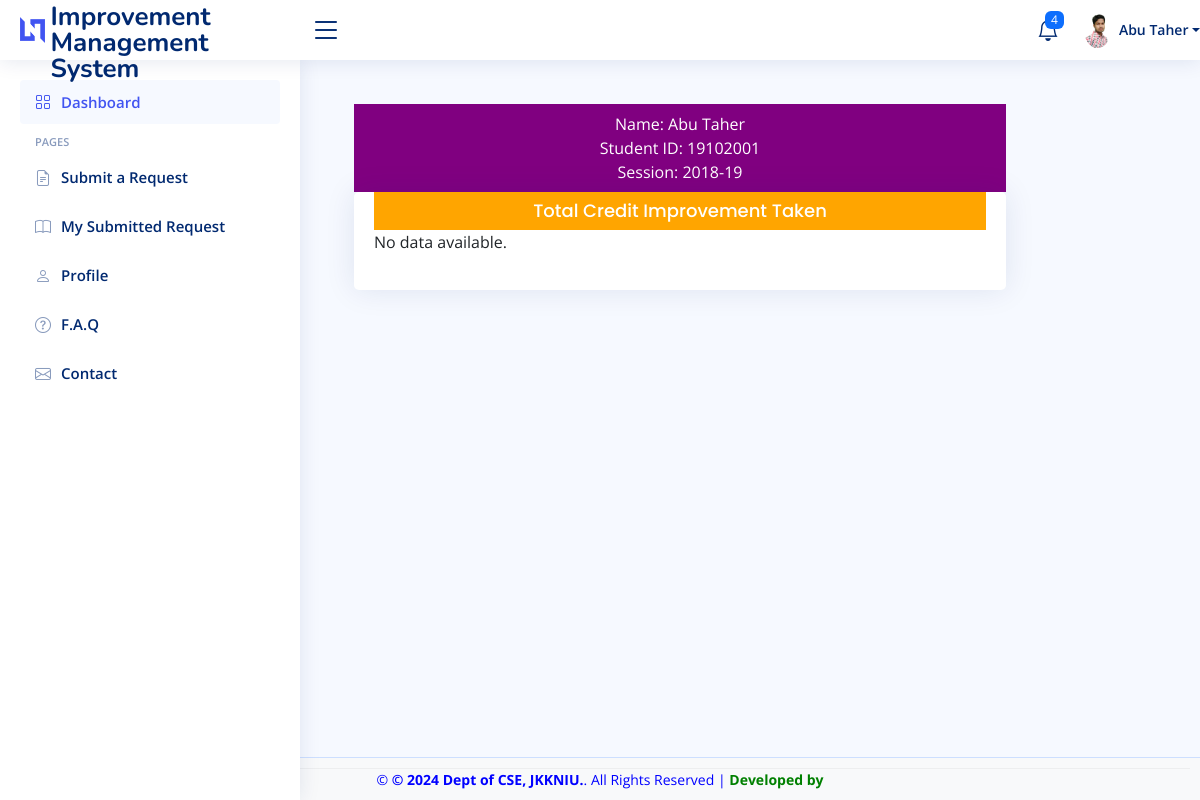
Screenshot of /student/improvement.php (signed in) with the database file from the repository.
### tables this page shows
CREATE TABLE `students` (
  `id` int(11) NOT NULL,
  `name` varchar(200) NOT NULL,
  `username` varchar(200) NOT NULL,
  `department` varchar(40) NOT NULL,
  `stud_id` varchar(100) NOT NULL,
  `reg_no` varchar(100) NOT NULL,
  `email` varchar(200) NOT NULL,
  `gender` varchar(200) NOT NULL,
  `phone` varchar(200) NOT NULL,
  `password` varchar(200) NOT NULL,
  `data_reg` varchar(200) NOT NULL,
  `status` varchar(200) NOT NULL,
  `session` varchar(200) NOT NULL,
  `otp` varchar(100) NOT NULL,
  `profile` varchar(200) NOT NULL DEFAULT 'default.jpeg'
);

### student/improvement.php (the view, shortened to what this page needs)
<?php
include("header.php");
include("sidebar.php");
include("../include/connect.php");
?>
<main id="main" class="main">
    <div class="container-fluid">
        <div class="row">
            <div class="col-md-10">
                <div class="container">
                    <?php
                    $email = $_SESSION['student'];
                    $q = "SELECT * FROM students WHERE email=?";
                    $stmt = mysqli_prepare($conn, $q);
                    mysqli_stmt_bind_param($stmt, 's', $email);
                    mysqli_stmt_execute($stmt);
                    $res = mysqli_stmt_get_result($stmt);
                    $r = mysqli_fetch_array($res);
                    ?>
                    <div>
                        <p style="text-align:center;color:#fff;background:purple;margin:0;padding:8px;width:100%">
                            <?php echo "Name: " . htmlspecialchars($r['name']) . "<br>Student ID: " . htmlspecialchars($r['stud_id']) . "<br>Session: " . htmlspecialchars($r['session']); ?>
                        </p>
                    </div>
                    <div class="card">
                        <div class="card-body">
                            <h5 class="card-title text-center" style="color:#fff;background:orange;margin:0;padding:8px;">Total Credit Improvement Taken</h5>
                            <?php
                            $query = "SELECT * FROM imp_form WHERE email=? and status='Approved'";
                            $stmt = mysqli_prepare($conn, $query);
                            mysqli_stmt_bind_param($stmt, 's', $email);
                            mysqli_stmt_execute($stmt);
                            $result = mysqli_stmt_get_result($stmt);
                            $courses_by_year = [];
                            if ($result && mysqli_num_rows($result) > 0) {
                                while ($row = mysqli_fetch_assoc($result)) {
                                    $course_details = json_decode($row['course_details'], true);
                                    if ($course_details && count($course_details) > 0) {
                                        foreach ($course_details as $course) {
                                            if (!empty($course['year'])) {
                                                $academic_year = htmlspecialchars($course['year']);
                                                $courses_by_year[$academic_year][] = [
                                                    'semester' => htmlspecialchars($course['semester']),
                                                    'courseCode' => htmlspecialchars($course['courseCode']),
                                                    'courseTitle' => htmlspecialchars($course['courseTitle']),
                                                    'courseCredit' => htmlspecialchars($course['courseCredit']),
                                                    'gpaObtained' => htmlspecialchars($course['gpaObtained'])
                                                ];
                                            }
                                        }
                                    }
                                }
                                foreach ($courses_by_year as $academic_year => $courses) {
                                    echo "<h6><strong>Academic Year:</strong> " . $academic_year . "</h6>";
                                    echo "<table>";
                                    echo "<thead><tr>
                                            <th>Semester</th>
                                            <th>Course Code</th>
                                            <th>Course Name</th>
                                            <th>Credit Hour</th>
                                            <th>GPA Obtained</th>
                                        </tr></thead>";
                                    echo "<tbody>";
                                    foreach ($courses as $course) {
                                        echo "<tr>
                                                <td>" . $course['semester'] . "</td>
                                                <td>" . $course['courseCode'] . "</td>
                                                <td>" . $course['courseTitle'] . "</td>
                                                <td>" . $course['courseCredit'] . "</td>
                                                <td>" . $course['gpaObtained'] . "</td>
                                              </tr>";
                                    }
                                    echo "</tbody></table>";
                                }
                            } else {
                                echo "<p>No data available.</p>";
                            }
                            ?>
                        </div>
                    </div>
                </div>
            </div>
        </div>
    </div>
</main>
<?php include("footer.php"); ?>

### student/header.php (shortened to what this page needs)
<?php
include("../include/connect.php");
?>
<!DOCTYPE html>
<html lang="en">
<head>
  <link href="../admin/assets/vendor/bootstrap/css/bootstrap.min.css" rel="stylesheet">
  <link href="../admin/assets/vendor/bootstrap-icons/bootstrap-icons.css" rel="stylesheet">
  <link href="../admin/assets/vendor/boxicons/css/boxicons.min.css" rel="stylesheet">
  <link href="../admin/assets/vendor/quill/quill.snow.css" rel="stylesheet">
  <link href="../admin/assets/vendor/quill/quill.bubble.css" rel="stylesheet">
  <link href="../admin/assets/vendor/remixicon/remixicon.css" rel="stylesheet">
  <link href="../admin/assets/vendor/simple-datatables/style.css" rel="stylesheet">
  <link href="../admin/assets/css/style.css" rel="stylesheet">
</head>
<body>
  <header id="header" class="header fixed-top d-flex align-items-center">
    <div class="d-flex align-items-center justify-content-between">
      <a href="index.php" class="logo d-flex align-items-center">
        <img src="assets/img/logo.png" alt="">
        <span class="d-none d-lg-block">Course Improvement Management System
        </span>
      </a>
      <i class="bi bi-list toggle-sidebar-btn"></i>
    </div>
    <nav class="header-nav ms-auto">
      <ul class="d-flex align-items-center">
        <li class="nav-item dropdown">
          <?php
          $query = "SELECT * FROM students WHERE status = 'Pending'";
          $result = mysqli_query($conn, $query);
          $num = mysqli_num_rows($result);
          ?>
          <a class="nav-link nav-icon" href="" data-bs-toggle="dropdown">
            <i class="bi bi-bell"></i>
            <span class="badge bg-primary badge-number"><?php echo $num; ?></span>
          </a>
        </li>
        <?php
        $email=$_SESSION['student'];
        $sql="select * from students where email='$email'";
        $result=mysqli_query($conn,$sql);
        $row=mysqli_fetch_assoc($result);
        ?>
        <a class="nav-link nav-profile d-flex align-items-center pe-0" href="users-profile.php" data-bs-toggle="dropdown">
        <img src="../admin/uploads/<?php echo $row['profile']; ?>" alt="Profile" class="rounded-circle">
          <span class="d-none d-md-block dropdown-toggle ps-2"><?php echo $row['name'];?></span>
        </a>
      </ul>
    </nav>
  </header>
</body>
</html>

### admin/assets/css/style.css (style rules this page uses)
:root { scroll-behavior: smooth; }
body { font-family: "Open Sans", sans-serif; background: #f6f9ff; color: #444444; }
a { color: #4154f1; text-decoration: none; }
h1, h2, h3, h4, h5, h6 { font-family: "Nunito", sans-serif; }
#main { margin-top: 60px; padding: 20px 30px; transition: all 0.3s; }
.card { margin-bottom: 30px; border: none; border-radius: 5px; box-shadow: 0px 0 30px rgba(1, 41, 112, 0.1); }
.card-title { padding: 20px 0 15px 0; font-size: 18px; font-weight: 500; color: #012970; font-family: "Poppins", sans-serif; }
.card-body { padding: 0 20px 20px 20px; }
.logo { line-height: 1; }
@media (min-width: 1200px) { .logo { width: 280px; } }
.logo img { max-height: 26px; margin-right: 6px; }
.logo span { font-size: 26px; font-weight: 700; color: #012970; font-family: "Nunito", sans-serif; }
.header { transition: all 0.5s; z-index: 997; height: 60px; box-shadow: 0px 2px 20px rgba(1, 41, 112, 0.1); background-color: #fff; padding-left: 20px; }
.header .toggle-sidebar-btn { font-size: 32px; padding-left: 10px; cursor: pointer; color: #012970; }
.header-nav ul { list-style: none; }
.header-nav>ul { margin: 0; padding: 0; }
.header-nav .nav-icon { font-size: 22px; color: #012970; margin-right: 25px; position: relative; }
.header-nav .nav-profile { color: #012970; }
.header-nav .nav-profile img { max-height: 36px; }
.header-nav .nav-profile span { font-size: 14px; font-weight: 600; }
.header-nav .badge-number { position: absolute; inset: -2px -5px auto auto; font-weight: normal; font-size: 12px; padding: 3px 6px; }
@media (min-width: 1200px) { #main, #footer { margin-left: 300px; } }

### rows the page displays
students: profile (picture), name "Abu Taher", stud "19102001", session "2018-19"

### other values shown
$num "4"
